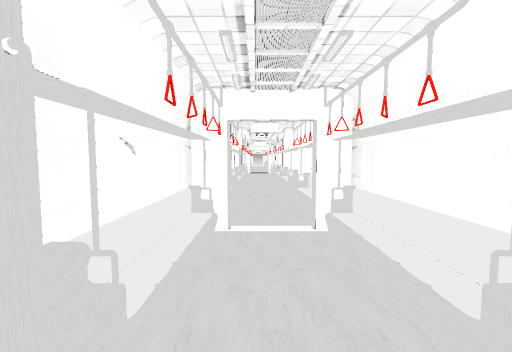
view 1 (above)

12 first-person views from a walk through a scene from a Unity 3-D project. The camera is 1.3 m above the floor, tilts 4° down and sees 90° across. The floor is counted in squares, 0.72 m on a side. Each view is taken from the middle of a square. On the plan, view 1 faces up. The plan holds only what a view shows up to about 15 squares ahead; the rest is blank. The place goes on beyond the plan. The player is left out. Some surface patterns are stand-ins.

view 2
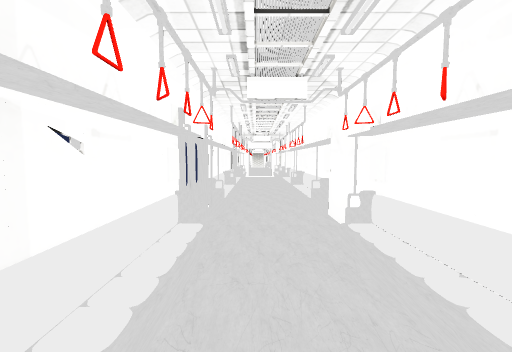

view 3
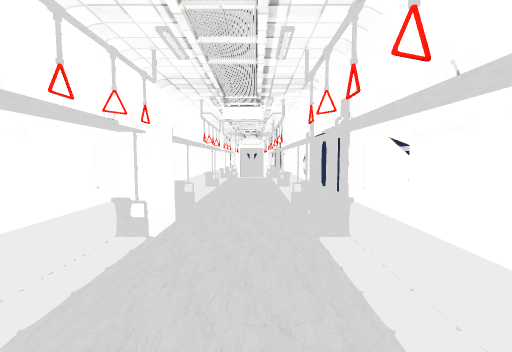

view 4
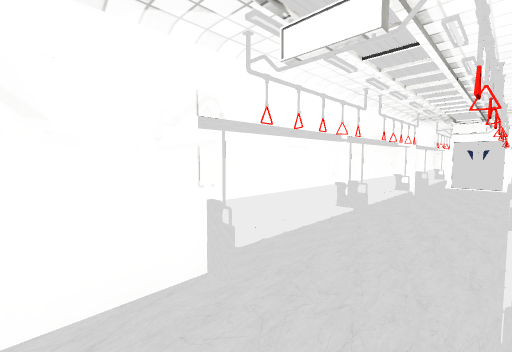

view 5
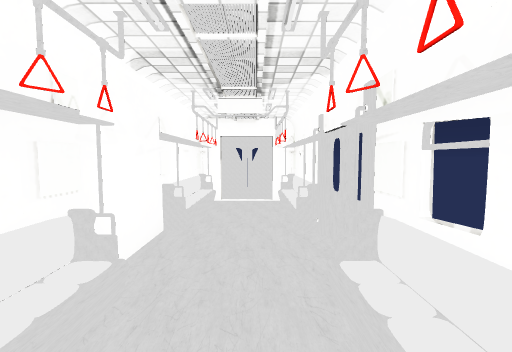

view 6
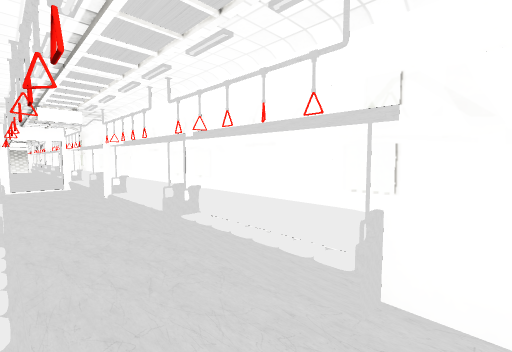

view 7
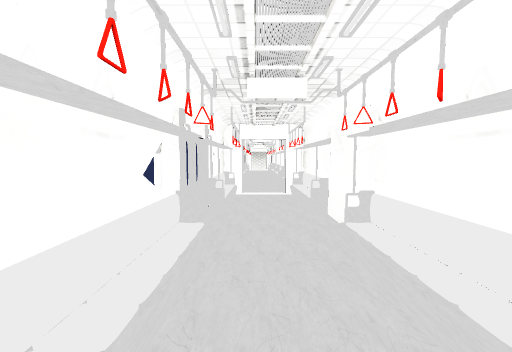

view 8
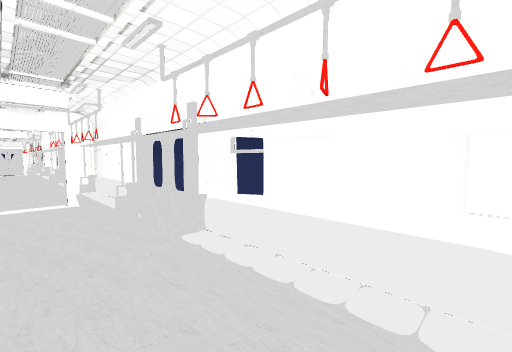

view 9
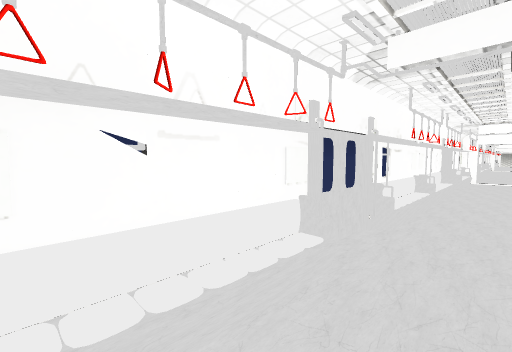

view 10
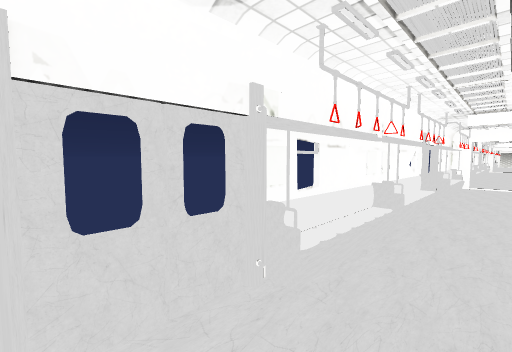

view 11
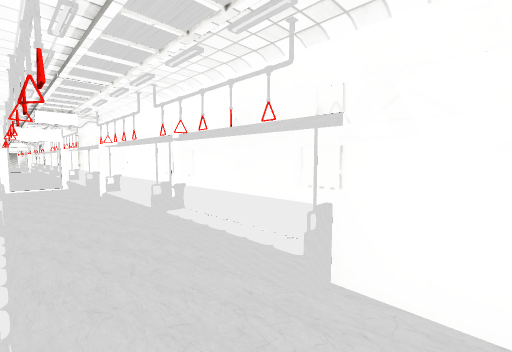

view 12
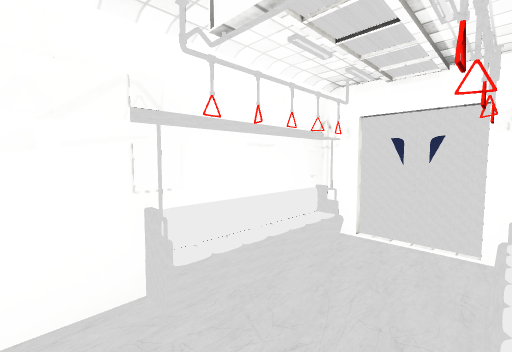

### Floor plan
Key: @ floor where view 1 was taken; # wall or solid block; . floor; = window, fence, low wall or low ledge.
Columns run from 2 left of view 1 to 3 right of it. Each row starts with its distance up from view 1.
 28 ##..#
 27 ##..#
 26 ##..##
 25 #....#
 24 =....#
 23 ##..##
 22 ##..#
 21  #..#
 20  #..#
 19  #..#
 18  #..#
 17  #..#
 16  #..#
 15 ##..#
 14 ##..##
 13 #....#
 12 =....#
 11 ##..##
 10 ##..#
  9  #..#
  8  #..#
  7  #..#
  6  #..#
  5  #..#
  4  #..#
  3 ##..#
  2 ##..##
  1 #....#
  0 #.@..#
 -1 ##..##
 -2 ##..#
 -3  #..#
 -4  #..#
 -5  #..#
 -6  #..#
 -7 ##..#
 -8 ##..#
 -9 #=..#
-10 ##..##
-11 #....#
-12 #....#
-13 #...##
-14 ##..#
-15 ##..#
-16  #..#
-17  #..#
-18  ####

Positions as (right, up) in squares from view 1, and headings:
1: (0, 0), facing up
2: (0, 6), facing up
3: (0, 6), facing down
4: (-1, 1), facing down-right
5: (0, -7), facing down
6: (-1, 13), facing up-right
7: (0, 18), facing up
8: (1, 18), facing down-left
9: (1, -17), facing up-left
10: (1, -13), facing up-left
11: (-1, -12), facing up-right
12: (-1, -12), facing down-right
